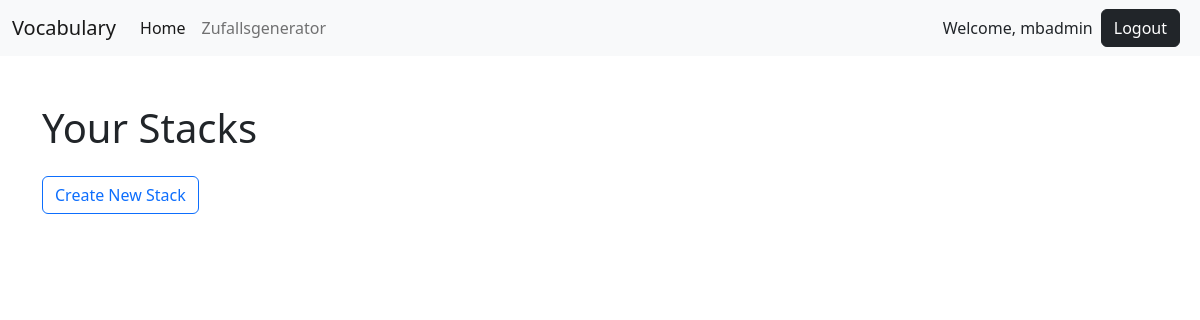
Page / (signed in) on the earlier database version.
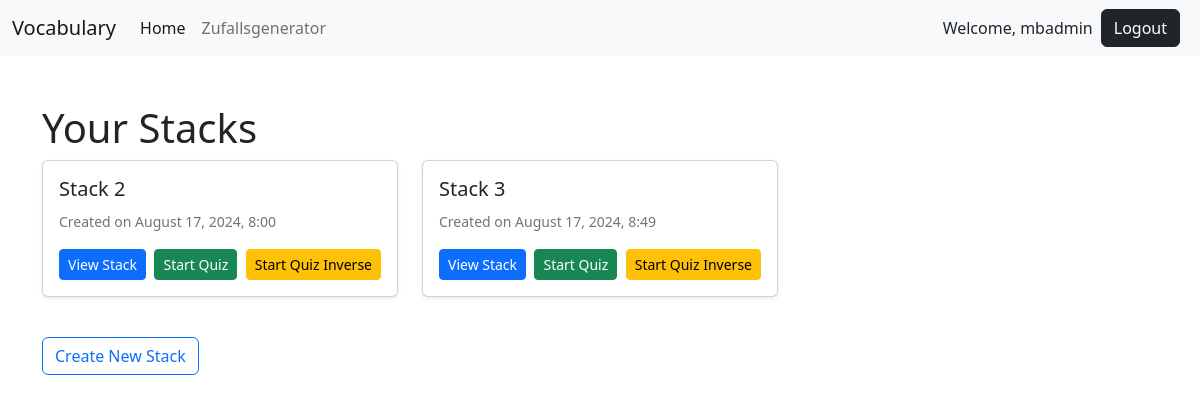
Same page on the later database version.
### vocab/models.py (models this page shows, shortened)
class Stack(models.Model):
    name = models.CharField(max_length=255)
    user = models.ForeignKey(User, on_delete=models.CASCADE)
    created_at = models.DateTimeField(auto_now_add=True)  # Timestamp field
    last_quiz_timestamp = models.DateTimeField(null=True, blank=True)  # Add this field

### vocab/views.py (the view)
# urls.py: 2. Add a URL to urlpatterns:  path('', views.home, name='home')
@login_required
def home(request):
    stacks = Stack.objects.filter(user=request.user)
    return render(request, 'vocab/home.html', {'stacks': stacks})

### vocab/templates/vocab/home.html (shortened to what this page needs)
{% extends 'profiles/base.html' %}
{% block content %}
<div class="container mt-5">
    <h1>Your Stacks</h1>
    <div class="row">
        {% for stack in stacks %}
        <div class="col-md-4">
            <div class="card mb-4 shadow-sm">
                <div class="card-body">
                    <h5 class="card-title">{{ stack.name }}</h5>
                    <p class="card-text">
                        <small class="text-muted">
                            Created on {{ stack.created_at|date:"F j, Y, g:i" }}
                        </small>
                    </p>
                    <div class="d-flex justify-content-between align-items-center">
                        <a href="{% url 'vocab:stack_detail' stack.id %}" class="btn btn-primary btn-sm">View Stack</a>
                        <a href="{% url 'vocab:quiz' stack.id %}" class="btn btn-success btn-sm">Start Quiz</a>
                        <a href="{% url 'vocab:quiz' stack.id %}?inverse=1" class="btn btn-warning btn-sm">Start Quiz Inverse</a>
                    </div>
                </div>
            </div>
        </div>
        {% endfor %}
    </div>
    <a href="{% url 'vocab:create_stack' %}" class="btn btn-outline-primary mt-3">Create New Stack</a>
</div>
{% endblock %}

Differences in the rows shown:
added Stack: name "Stack 2", created_at "August 17, 2024, 8:00"
added Stack: name "Stack 3", created_at "August 17, 2024, 8:49"
